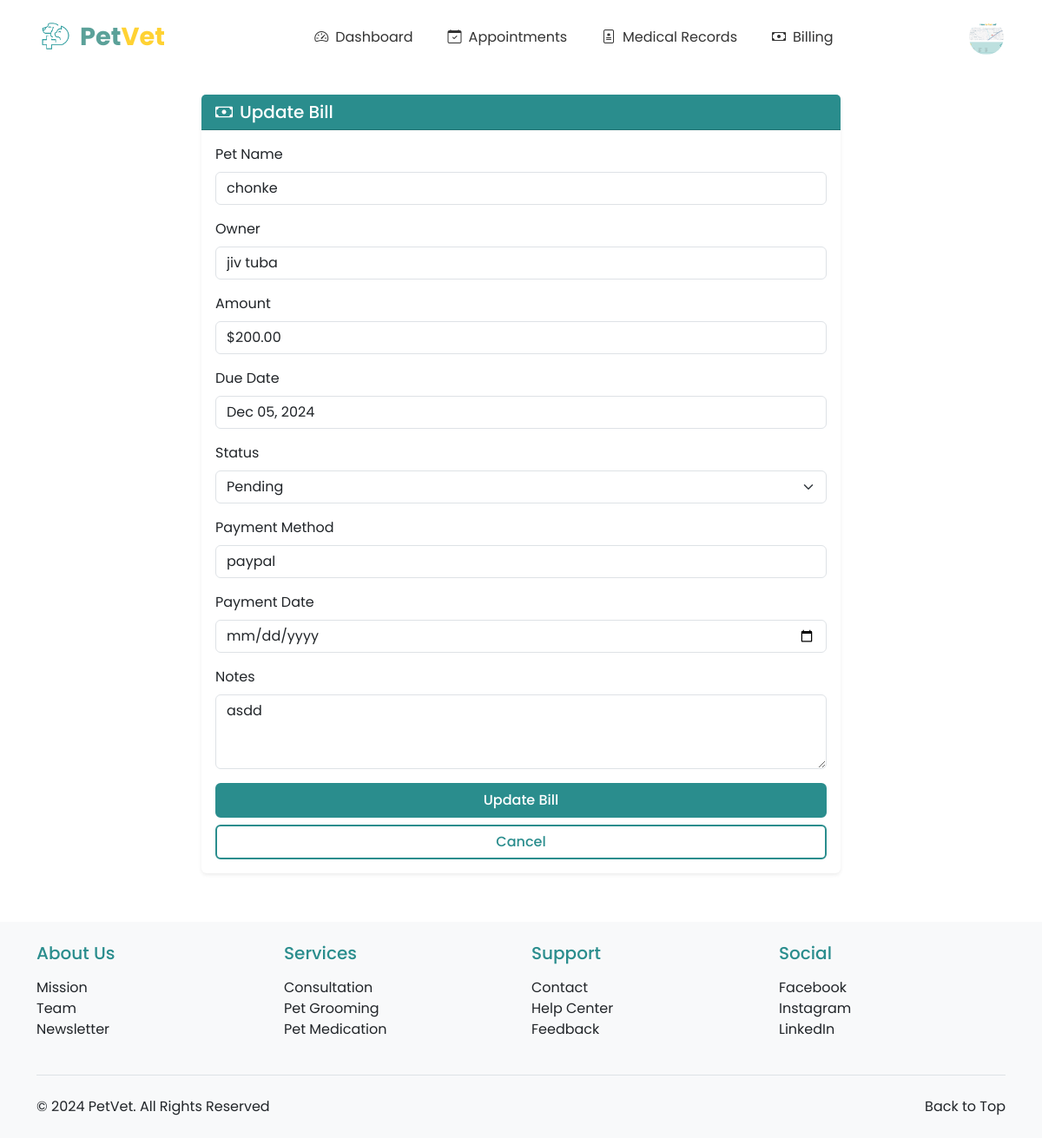
Page /vet/billing/update/17/ (signed in) on the committed database.
### registration_login/models.py (models this page shows, shortened)
class Profile(models.Model):
    PAYMENT_CHOICES = [
        ('CASH', 'Cash'),
        ('CARD', 'Credit/Debit Card'),
        ('GCASH', 'GCash'),
        ('MAYA', 'Maya'),
    ]
    ROLE_CHOICES = [
        ('OWNER', 'Pet Owner'),
        ('VET', 'Veterinarian'),
    ]
    user = models.OneToOneField(User, on_delete=models.CASCADE, primary_key=True)
    profile_picture = models.ImageField(upload_to='profile_pics/', default='profile_pics/profile.png')
    first_name = models.CharField(max_length=50)
    last_name = models.CharField(max_length=50)
    address = models.CharField(max_length=200, blank=True, null=True)
    contact_number = models.CharField(max_length=15, blank=True, null=True)
    preferred_payment = models.CharField(max_length=10, choices=PAYMENT_CHOICES, default='CASH')
    card_number = models.CharField(max_length=16, blank=True, null=True)
    card_expiry = models.CharField(max_length=5, blank=True, null=True)
    ewallet_number = models.CharField(max_length=15, blank=True, null=True)
    role = models.CharField(max_length=10, choices=ROLE_CHOICES, default='OWNER')
    phone_number = models.CharField(max_length=20, null=True, blank=True)
    created_at = models.DateTimeField(auto_now_add=True)
    updated_at = models.DateTimeField(auto_now=True)

### veterinarians/models.py (models this page shows, shortened)
class BillingRecord(models.Model):
    STATUS_CHOICES = [
        ('PENDING', 'Pending'),
        ('PAID', 'Paid'),
        ('OVERDUE', 'Overdue'),
        ('CANCELLED', 'Cancelled'),
    ]
    PAYMENT_METHOD_CHOICES = [
        ('CASH', 'Cash'),
        ('CREDIT_CARD', 'Credit Card'),
        ('DEBIT_CARD', 'Debit Card'),
        ('GCASH', 'GCash'),
        ('MAYA', 'Maya'),
    ]
    medical_record = models.OneToOneField(MedicalRecord, on_delete=models.CASCADE)
    amount = models.DecimalField(max_digits=10, decimal_places=2)
    status = models.CharField(max_length=10, choices=STATUS_CHOICES, default='PENDING')
    due_date = models.DateField()
    created_at = models.DateTimeField(auto_now_add=True, null=True)
    payment_method = models.CharField(max_length=50, choices=PAYMENT_METHOD_CHOICES, blank=True)
    payment_date = models.DateField(null=True, blank=True)
    invoice_number = models.CharField(max_length=50, unique=True)
    notes = models.TextField(blank=True)

class MedicalRecord(models.Model):
    pet = models.ForeignKey(Pet, on_delete=models.CASCADE, related_name='medical_records')
    veterinarian = models.ForeignKey(VeterinarianProfile, on_delete=models.CASCADE)
    date = models.DateTimeField(auto_now_add=True)
    diagnosis = models.TextField()
    treatment = models.ForeignKey(Treatment, on_delete=models.SET_NULL, null=True, blank=True)
    notes = models.TextField(blank=True)
    next_visit_date = models.DateField(null=True, blank=True)

### pet_registration/models.py (models this page shows, shortened)
class Pet(models.Model):
    owner = models.ForeignKey(User, on_delete=models.CASCADE, related_name='pets')
    pet_id = models.CharField(max_length=20, unique=True)
    pet_name = models.CharField(max_length=50)
    breed = models.CharField(max_length=50)
    species = models.CharField(max_length=50)
    sex = models.CharField(max_length=10, choices=[('Male', 'Male'), ('Female', 'Female'), ('Unknown', 'Unknown')])
    weight = models.DecimalField(max_digits=5, decimal_places=2)
    birthday = models.DateField()
    pet_description = models.TextField(blank=True, null=True)
    image_url = models.ImageField(upload_to='pet_images/', blank=True, null=True)
    primary_veterinarian = models.ForeignKey('veterinarians.VeterinarianProfile',
        on_delete=models.SET_NULL,
        null=True,
        blank=True,
        related_name='primary_pets'
    )

### veterinarians/views.py (the view, shortened to what this page needs)
# urls.py: path('billing/update/<int:bill_id>/', views.update_billing, name='update_billing'),
@login_required
@user_passes_test(is_veterinarian)
def update_billing(request, bill_id):
    bill = get_object_or_404(BillingRecord, id=bill_id)
    return render(request, 'veterinarians/update_billing.html', {'bill': bill})

### veterinarians/views.py (called while the page is built)
def is_veterinarian(user):
    return user.profile.role == 'VET'

### veterinarians/templates/veterinarians/update_billing.html (shortened to what this page needs)
{% extends 'base.html' %}
{% load static %}
{% block content %}
<div class="container py-4">
    <div class="row justify-content-center">
        <div class="col-md-8">
            <div class="card border-0 shadow-sm">
                <div class="card-header" style="background-color: #2A8D8D; color: white;">
                    <h5 class="card-title mb-0">
                        <i class="bi bi-cash me-2"></i>Update Bill
                    </h5>
                </div>
                <div class="card-body">
                    <form method="POST">
                        <div class="mb-3">
                            <label class="form-label">Pet Name</label>
                            <input type="text" class="form-control" value="{{ bill.medical_record.pet.pet_name }}" readonly>
                        </div>
                        <div class="mb-3">
                            <label class="form-label">Owner</label>
                            <input type="text" class="form-control" value="{{ bill.medical_record.pet.owner.get_full_name }}" readonly>
                        </div>
                        <div class="mb-3">
                            <label class="form-label">Amount</label>
                            <input type="text" class="form-control" value="${{ bill.amount }}" readonly>
                        </div>
                        <div class="mb-3">
                            <label class="form-label">Due Date</label>
                            <input type="text" class="form-control" value="{{ bill.due_date|date:'M d, Y' }}" readonly>
                        </div>
                        <div class="mb-3">
                            <label for="status" class="form-label">Status</label>
                            <select class="form-select" id="status" name="status" required>
                                <option value="PENDING" {% if bill.status == 'PENDING' %}selected{% endif %}>Pending</option>
                            </select>
                        </div>
                        <div class="mb-3">
                            <label for="payment_method" class="form-label">Payment Method</label>
                            <input type="text" class="form-control" id="payment_method" name="payment_method" value="{{ bill.payment_method }}" required>
                        </div>
                        <div class="mb-3">
                            <label for="payment_date" class="form-label">Payment Date</label>
                            <input type="date" class="form-control" id="payment_date" name="payment_date" value="{{ bill.payment_date|date:'Y-m-d' }}" required>
                        </div>
                        <div class="mb-3">
                            <label for="notes" class="form-label">Notes</label>
                            <textarea class="form-control" id="notes" name="notes" rows="3">{{ bill.notes }}</textarea>
                        </div>
                        <div class="d-grid gap-2">
                            <button type="submit" class="btn btn-theme-primary">Update Bill</button>
                            <a href="{% url 'veterinarians:billing_management' %}" class="btn btn-theme-outline">Cancel</a>
                        </div>
                    </form>
                </div>
            </div>
        </div>
    </div>
</div>
{% endblock %}

### appointments/templates/base.html (shortened to what this page needs)
<!DOCTYPE html>
<html lang="en">
<head>
    {% load static %}
    <link href="https://cdn.jsdelivr.net/npm/bootstrap@5.3.0/dist/css/bootstrap.min.css" rel="stylesheet">
    <link rel="stylesheet" href="https://cdn.jsdelivr.net/npm/bootstrap-icons@1.11.2/font/bootstrap-icons.css">
</head>
<body>
    <nav class="navbar navbar-expand-lg navbar-light bg-white">
        <div class="container-fluid">
            <a class="navbar-brand d-flex align-items-center" href="{% url 'homepage:index' %}">
                <img src="{% static 'images/toplogo.png' %}" alt="PetVet Logo" class="me-2">
                <span class="logo-text">
                    <span class="logo-text-pet">Pet</span><span class="logo-text-vet">Vet</span>
                </span>
            </a>
            <div class="collapse navbar-collapse justify-content-center" id="navbarNav">
                <ul class="navbar-nav">
                    {% if user.is_authenticated %}
                        {% if user.profile.role == 'VET' %}
                            <li class="nav-item">
                                <a class="nav-link {% block nav_dashboard %}{% endblock %}" href="{% url 'veterinarians:dashboard' %}">
                                    <i class="bi bi-speedometer2 nav-icon"></i>Dashboard
                                </a>
                            </li>
                            <li class="nav-item">
                                <a class="nav-link {% block nav_appointments %}{% endblock %}" href="{% url 'veterinarians:appointment_list' %}">
                                    <i class="bi bi-calendar-check nav-icon"></i>Appointments
                                </a>
                            </li>
                            <li class="nav-item">
                                <a class="nav-link {% block nav_medical_records %}{% endblock %}" href="{% url 'veterinarians:medical_records_list' %}">
                                    <i class="bi bi-file-medical nav-icon"></i>Medical Records
                                </a>
                            </li>
                            <li class="nav-item">
                                <a class="nav-link {% block nav_billing %}{% endblock %}" href="{% url 'veterinarians:billing_management' %}">
                                    <i class="bi bi-cash nav-icon"></i>Billing
                                </a>
                            </li>
                        {% endif %}
                    {% endif %}
                </ul>
            </div>
            <div class="d-flex align-items-center">
                {% if user.is_authenticated %}
                    <div class="dropdown">
                        <img src="{{ user.profile.profile_picture.url }}" alt="Profile" class="profile-image" role="button" data-bs-toggle="dropdown" aria-expanded="false">
                    </div>
                {% else %}
                    <a href="{% url 'registration_login:my_login' %}" class="btn btn-auth-primary me-2">Login</a>
                    <a href="{% url 'registration_login:register' %}" class="btn btn-auth-outline">Register</a>
                {% endif %}
            </div>
        </div>
    </nav>
    <main>
        {% block content %}{% endblock %}
    </main>
    <footer class="bg-light py-4">
        <div class="container">
            <div class="row g-4">
                <div class="col-lg-3 col-md-6">
                    <h5 class="mb-3" style="color: #2A8D8D;">About Us</h5>
                    <ul class="list-unstyled">
                        <li><a href="{% url 'homepage:about_us' %}#mission" class="text-decoration-none text-dark">Mission</a></li>
                        <li><a href="{% url 'homepage:about_us' %}#team" class="text-decoration-none text-dark">Team</a></li>
                        <li><a href="{% url 'homepage:about_us' %}#newsletter" class="text-decoration-none text-dark">Newsletter</a></li>
                    </ul>
                </div>
                <div class="col-lg-3 col-md-6">
                    <h5 class="mb-3" style="color: #2A8D8D;">Services</h5>
                    <ul class="list-unstyled">
                        <li><a href="{% url 'homepage:index' %}#services" class="text-decoration-none text-dark">Consultation</a></li>
                        <li><a href="{% url 'homepage:index' %}#services" class="text-decoration-none text-dark">Pet Grooming</a></li>
                        <li><a href="{% url 'homepage:index' %}#services" class="text-decoration-none text-dark">Pet Medication</a></li>
                    </ul>
                </div>
                <div class="col-lg-3 col-md-6">
                    <h5 class="mb-3" style="color: #2A8D8D;">Support</h5>
                    <ul class="list-unstyled">
                        <li><a href="{% url 'homepage:about_us' %}#contact" class="text-decoration-none text-dark">Contact</a></li>
                        <li><a href="{% url 'homepage:about_us' %}#help" class="text-decoration-none text-dark">Help Center</a></li>
                        <li><a href="{% url 'homepage:about_us' %}#feedback" class="text-decoration-none text-dark">Feedback</a></li>
                    </ul>
                </div>
                <div class="col-lg-3 col-md-6">
                    <h5 class="mb-3" style="color: #2A8D8D;">Social</h5>
                    <ul class="list-unstyled">
                        <li><a href="https://facebook.com" target="_blank" class="text-decoration-none text-dark">Facebook</a></li>
                        <li><a href="https://instagram.com" target="_blank" class="text-decoration-none text-dark">Instagram</a></li>
                        <li><a href="https://linkedin.com" target="_blank" class="text-decoration-none text-dark">LinkedIn</a></li>
                    </ul>
                </div>
            </div>
            <div class="border-top mt-4 pt-4">
                <div class="container px-0">
                    <div class="row">
                        <div class="col-md">
                            <p class="mb-0 text-dark">&copy; 2024 PetVet. All Rights Reserved</p>
                        </div>
                        <div class="col-md text-md-end">
                            <a href="#" class="text-decoration-none text-dark" id="back-to-top">Back to Top</a>
                        </div>
                    </div>
                </div>
            </div>
        </div>
    </footer>
</body>
</html>

### veterinarians/templates/veterinarians/update_billing.html (style rules this page uses)
.btn-theme-primary { background-color: #2A8D8D; border: 2px solid #2A8D8D; color: white; font-weight: 500; transition: all 0.2s; }
.btn-theme-outline { background-color: white; border: 2px solid #2A8D8D; color: #2A8D8D; font-weight: 500; transition: all 0.2s; }

### appointments/templates/base.html (style rules this page uses)
:root { --primary-color: #5BA199; --secondary-color: #FFD233; --light-cream: #FFF9EA; }
body { font-family: 'Poppins', sans-serif; min-height: 100vh; display: flex; flex-direction: column; }
main { min-height: 100vh; }
footer { margin-top: 2rem; }
.navbar { padding: 1rem 2rem; }
.navbar-brand img { height: 40px; }
.nav-link { color: #333; position: relative; padding: 0.5rem 1.5rem; margin: 0 0.5rem; }
.navbar-nav { gap: 0.5rem; }
.profile-image { width: 40px; height: 40px; border-radius: 50%; object-fit: cover; cursor: pointer; }
.logo-text { font-size: 1.8rem; font-weight: 700; }
.logo-text-pet { color: var(--primary-color); }
.logo-text-vet { color: var(--secondary-color); }
.nav-icon { margin-right: 0.5rem; }

### rows in the picture
BillingRecord: medical_record.pet.pet_name "chonke", medical_record.pet.owner.get_full_name "jiv tuba", amount "$200.00", due_date "Dec 05, 2024", status "Pending", payment_method "paypal", notes "asdd"
